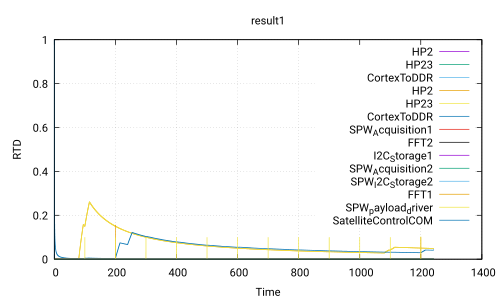

Here is the gnuplot script that generated this plot:
 set title 'result1'
 set ylabel 'RTD'
 set xlabel 'Time'
 set grid
 set term pdf
 set output 'Use_case_DoubleCamera_noSafety.ATIPPIC0.executable240.0_20.0.pdf'
 plot 'Use_case_DoubleCamera_noSafety.ATIPPIC0.executable240.0_20.0.csv' using 1:2 with lines title 'HP2','Use_case_DoubleCamera_noSafety.ATIPPIC0.executable240.0_20.0.csv' using 1:3 with lines title 'HP23','Use_case_DoubleCamera_noSafety.ATIPPIC0.executable240.0_20.0.csv' using 1:4 with lines title 'CortexToDDR','Use_case_DoubleCamera_noSafety.ATIPPIC0.executable240.0_20.0.csv' using 1:5 with lines title 'HP2','Use_case_DoubleCamera_noSafety.ATIPPIC0.executable240.0_20.0.csv' using 1:6 with lines title 'HP23','Use_case_DoubleCamera_noSafety.ATIPPIC0.executable240.0_20.0.csv' using 1:7 with lines title 'CortexToDDR','Use_case_DoubleCamera_noSafety.ATIPPIC0.executable240.0_20.0.csv' using 1:8 with lines title 'SPW_Acquisition1','Use_case_DoubleCamera_noSafety.ATIPPIC0.executable240.0_20.0.csv' using 1:9 with lines title 'FFT2','Use_case_DoubleCamera_noSafety.ATIPPIC0.executable240.0_20.0.csv' using 1:10 with lines title 'I2C_Storage1','Use_case_DoubleCamera_noSafety.ATIPPIC0.executable240.0_20.0.csv' using 1:11 with lines title 'SPW_Acquisition2','Use_case_DoubleCamera_noSafety.ATIPPIC0.executable240.0_20.0.csv' using 1:12 with lines title 'SPW_I2C_Storage2','Use_case_DoubleCamera_noSafety.ATIPPIC0.executable240.0_20.0.csv' using 1:13 with lines title 'FFT1','Use_case_DoubleCamera_noSafety.ATIPPIC0.executable240.0_20.0.csv' using 1:14 with lines title 'SPW_payload_driver','Use_case_DoubleCamera_noSafety.ATIPPIC0.executable240.0_20.0.csv' using 1:15 with lines title 'SatelliteControlCOM'
